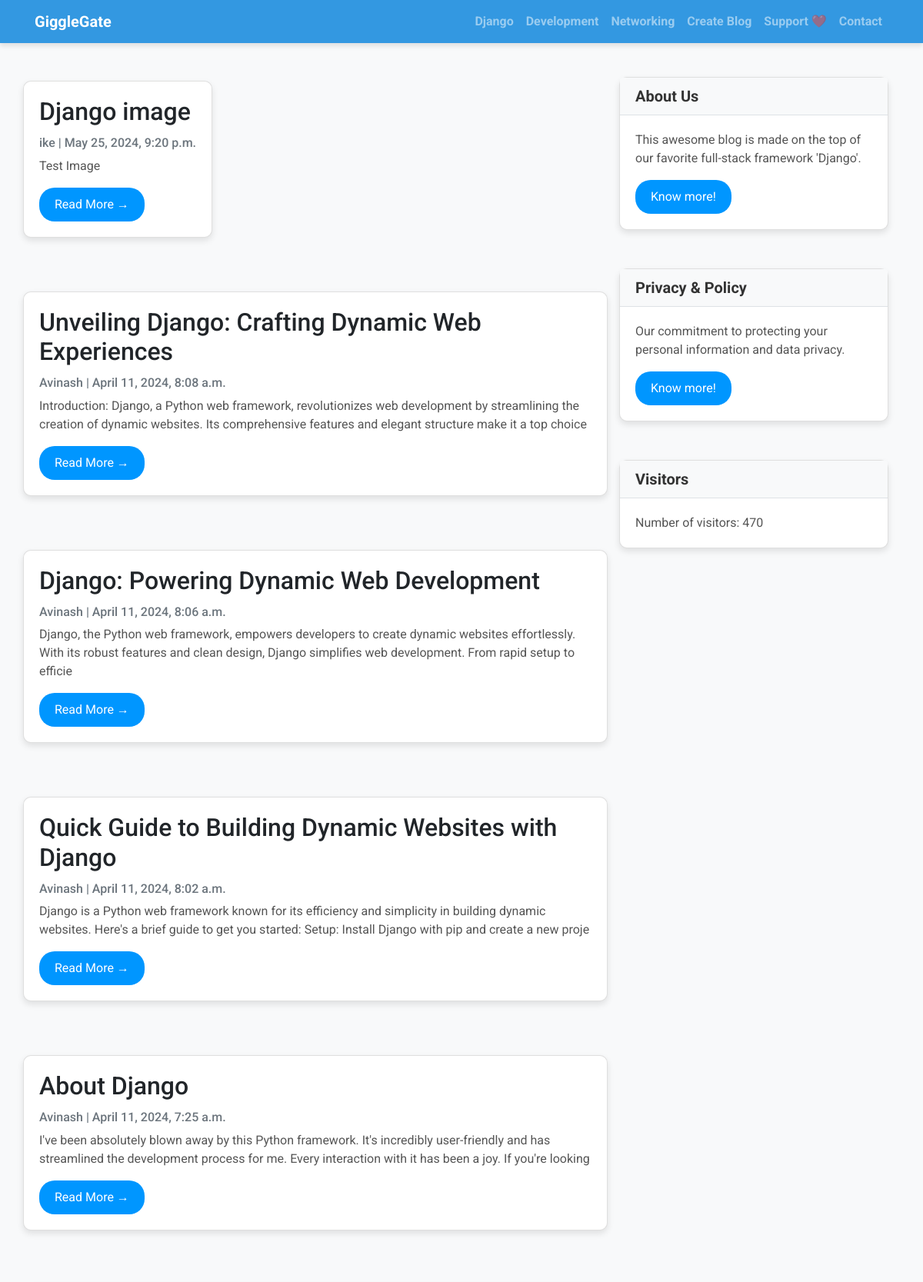
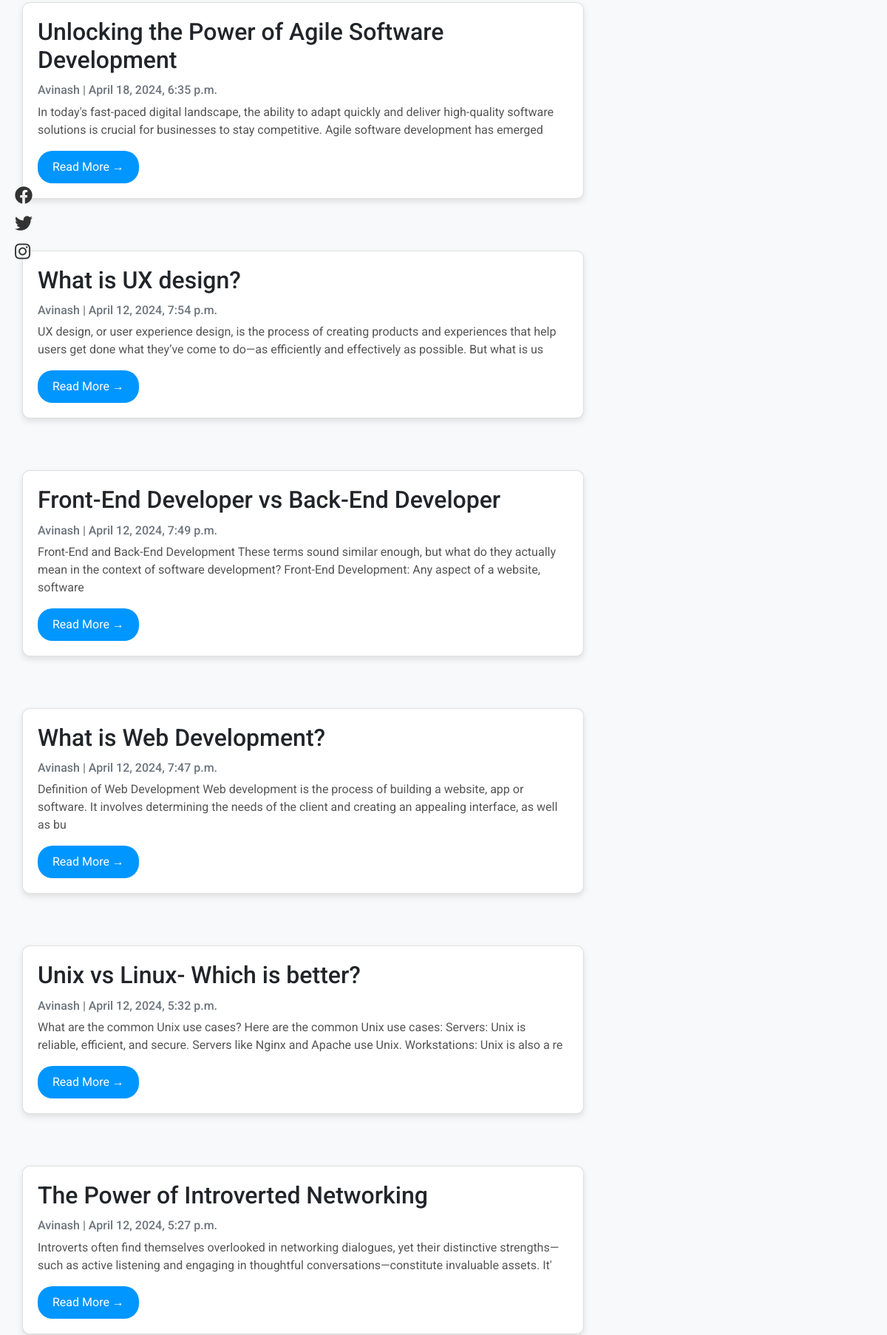
The app's page / (signed in, upper part) with its own data (2 pictures, top to bottom).
### Blog_app/models.py (models this page shows, shortened)
class Django(models.Model):
    title = models.CharField(max_length=200, unique=True)
    slug = models.SlugField(max_length=200, unique=True)
    author = models.ForeignKey(User, on_delete=models.CASCADE, related_name='blog_posts')
    updated_on = models.DateTimeField(auto_now=True)
    content = models.TextField()
    created_on = models.DateTimeField(auto_now_add=True)
    status = models.IntegerField(choices=STATUS, default=0)
    image = models.ImageField(upload_to='images/', blank=True, null=True)
    class Meta:
        ordering = ['-created_on']

class Development(models.Model):
    title = models.CharField(max_length=200, unique=True)
    slug = models.SlugField(max_length=200, unique=True)
    author = models.ForeignKey(User, on_delete=models.CASCADE, related_name='development_posts')
    updated_on = models.DateTimeField(auto_now=True)
    content = models.TextField()
    created_on = models.DateTimeField(auto_now_add=True)
    status = models.IntegerField(choices=STATUS, default=0)
    image = models.ImageField(upload_to='images/', blank=True, null=True)
    class Meta:
        ordering = ['-created_on']

class Networking(models.Model):
    title = models.CharField(max_length=200, unique=True)
    slug = models.SlugField(max_length=200, unique=True)
    author = models.ForeignKey(User, on_delete=models.CASCADE, related_name='networking_posts')
    updated_on = models.DateTimeField(auto_now=True)
    content = models.TextField()
    created_on = models.DateTimeField(auto_now_add=True)
    status = models.IntegerField(choices=STATUS, default=0)
    image = models.ImageField(upload_to='images/', blank=True, null=True)
    class Meta:
        ordering = ['-created_on']

class VisitCounter(models.Model):
    count = models.IntegerField(default=0)

### Blog_app/views.py (the view)
# urls.py: path('', views.AllPostsView.as_view(), name='home'),
class AllPostsView(LoginRequiredMixin, generic.TemplateView):
    login_url = '/login/'  # Redirect to /login if not authenticated
    redirect_field_name = 'redirect_to'  # Optional, specifies the name of a GET field with the URL to redirect to after login
    def get(self, request):
        django_posts = Django.objects.filter(status=1)
        development_posts = Development.objects.filter(status=1)
        networking_posts = Networking.objects.filter(status=1)
        context = self.get_context_data()
        context.update({
            'django_posts': django_posts,
            'development_posts': development_posts,
            'networking_posts': networking_posts
        })
        return render(request, 'index.html', context)
    def get_context_data(self, **kwargs):
        context = super().get_context_data(**kwargs)
        visit_counter, created = VisitCounter.objects.get_or_create()
        if created:
            visit_counter.save()
        visit_counter.count += 1
        visit_counter.save()
        context['visit_counter'] = visit_counter
        return context

### templates/index.html (shortened to what this page needs)
<!DOCTYPE html>
<html lang="en">
<head>
    <link href="https://stackpath.bootstrapcdn.com/bootstrap/4.5.2/css/bootstrap.min.css" rel="stylesheet">
</head>
<body>
    {% extends "base.html" %}
    {% block content %}
    <div class="container">
        <div class="row">
            <div class="col-md-8">
                <div class="row">
                    {% for django in django_posts %}
                    <div class="">
                        <div class="card">
                            <div class="card-body">
                                <h2 class="card-title">{{ django.title }}</h2>
                                <p class="card-text text-muted h6">
                                    {{ django.author }} | {{ django.created_on}}
                                </p>
                                <p class="card-text">{{django.content|slice:":200" }}</p>
                                <a href="{% url 'django_detail' django.slug  %}" class="btn btn-primary">Read More &rarr;</a>
                            </div>
                        </div>
                    </div>
                    {% endfor %}
                    {% for development in development_posts %}
                    <div class="">
                        <div class="card">
                            <div class="card-body">
                                <h2 class="card-title">{{ development.title }}</h2>
                                <p class="card-text text-muted h6">
                                    {{ development.author }} | {{ development.created_on}}
                                </p>
                                <p class="card-text">{{development.content|slice:":200" }}</p>
                                <a href="{% url 'development_detail' development.slug  %}" class="btn btn-primary">Read More &rarr;</a>
                            </div>
                        </div>
                    </div>
                    {% endfor %}
                    {% for networking in networking_posts %}
                    <div class="">
                        <div class="card">
                            <div class="card-body">
                                <h2 class="card-title">{{ networking.title }}</h2>
                                <p class="card-text text-muted h6">
                                    {{ networking.author }} | {{ networking.created_on}}
                                </p>
                                <p class="card-text">{{networking.content|slice:":200" }}</p>
                                <a href="{% url 'networking_detail' networking.slug  %}" class="btn btn-primary">Read More &rarr;</a>
                            </div>
                        </div>
                    </div>
                    {% endfor %}
                </div>
            </div>
                {% block sidebar %}
                {% include 'sidebar.html' %}
                {% endblock sidebar %}
        </div>
    </div>
    {% endblock %}

### templates/sidebar.html (shortened to what this page needs)
{% block sidebar %}
<div class="col-md-4 float-right">
    <div class="card">
        <h5 class="card-header">About Us</h5>
        <div class="card-body">
            <p class="card-text">This awesome blog is made on the top of our favorite full-stack framework 'Django'.</p>
            <a href="{% url 'about' %}" class="btn btn-primary">Know more!</a>
        </div>
    </div>
    <div class="card">
        <h5 class="card-header">Privacy & Policy</h5>
        <div class="card-body">
            <p class="card-text">Our commitment to protecting your personal information and data privacy.</p>
            <a href="{% url 'privacy' %}" class="btn btn-primary">Know more!</a>
        </div>
    </div>
    <div class="card">
        <h5 class="card-header">Visitors</h5>
        <div class="card-body">
            <p class="card-text">Number of visitors: {{ visit_counter.count }}</p>
        </div>
    </div>
</div>
{% endblock sidebar %}

### templates/index.html (style rules this page uses)
body { margin-top: 50px !important; margin-bottom: 50px !important; }
.row { margin-top: 5px; }

### templates/base.html (style rules this page uses)
body { font-family: "Roboto", sans-serif; font-size: 16px; background-color: #f8f9fa; }

### templates/sidebar.html (style rules this page uses)
.card { box-shadow: 0 4px 8px rgba(0, 0, 0, 0.1); border-radius: 10px; margin-bottom: 20px; margin-top: 50px; }
.card-header { background-color: #f8f9fa; border-bottom: 1px solid #dee2e6; font-weight: bold; color: #333; }
.card-body { padding: 20px; }
.card-text { font-size: 16px; color: #555; }
.btn { background-color: #0096FF; color: #fff; border: none; border-radius: 20px; padding: 10px 20px; font-size: 16px; transition: background-color 0.3s; }

### records on screen
Django: title "Django image", author "ike", created_on "May 25, 2024, 9:20 p.m.", content "Test Image"
Django: title "Unveiling Django: Crafting Dynamic Web Experiences", author "Avinash", created_on "April 11, 2024, 8:08 a.m.", content "Introduction: Django, a Python web framework, revolutionizes web development by streamlining the creation of dynamic websites. Its comprehensive features and elegant structure make it a top choice"
Django: title "Django: Powering Dynamic Web Development", author "Avinash", created_on "April 11, 2024, 8:06 a.m.", content "Django, the Python web framework, empowers developers to create dynamic websites effortlessly. With its robust features and clean design, Django simplifies web development. From rapid setup to efficie"
Django: title "Quick Guide to Building Dynamic Websites with Django", author "Avinash", created_on "April 11, 2024, 8:02 a.m.", content "Django is a Python web framework known for its efficiency and simplicity in building dynamic websites. Here's a brief guide to get you started: Setup: Install Django with pip and create a new proje"
Django: title "About Django", author "Avinash", created_on "April 11, 2024, 7:25 a.m.", content "I've been absolutely blown away by this Python framework. It's incredibly user-friendly and has streamlined the development process for me. Every interaction with it has been a joy. If you're looking"
Development: title "Unlocking the Power of Agile Software Development", author "Avinash", created_on "April 18, 2024, 6:35 p.m.", content "In today's fast-paced digital landscape, the ability to adapt quickly and deliver high-quality software solutions is crucial for businesses to stay competitive. Agile software development has emerged"
Development: title "What is UX design?", author "Avinash", created_on "April 12, 2024, 7:54 p.m.", content "UX design, or user experience design, is the process of creating products and experiences that help users get done what they’ve come to do—as efficiently and effectively as possible. But what is us"
Development: title "Front-End Developer vs Back-End Developer", author "Avinash", created_on "April 12, 2024, 7:49 p.m.", content "Front-End and Back-End Development These terms sound similar enough, but what do they actually mean in the context of software development? Front-End Development: Any aspect of a website, software"
Development: title "What is Web Development?", author "Avinash", created_on "April 12, 2024, 7:47 p.m.", content "Definition of Web Development Web development is the process of building a website, app or software. It involves determining the needs of the client and creating an appealing interface, as well as bu"
Networking: title "Unix vs Linux- Which is better?", author "Avinash", created_on "April 12, 2024, 5:32 p.m.", content "What are the common Unix use cases? Here are the common Unix use cases: Servers: Unix is reliable, efficient, and secure. Servers like Nginx and Apache use Unix. Workstations: Unix is also a re"
Networking: title "The Power of Introverted Networking", author "Avinash", created_on "April 12, 2024, 5:27 p.m.", content "Introverts often find themselves overlooked in networking dialogues, yet their distinctive strengths—such as active listening and engaging in thoughtful conversations—constitute invaluable assets. It'"
VisitCounter: count "470"
